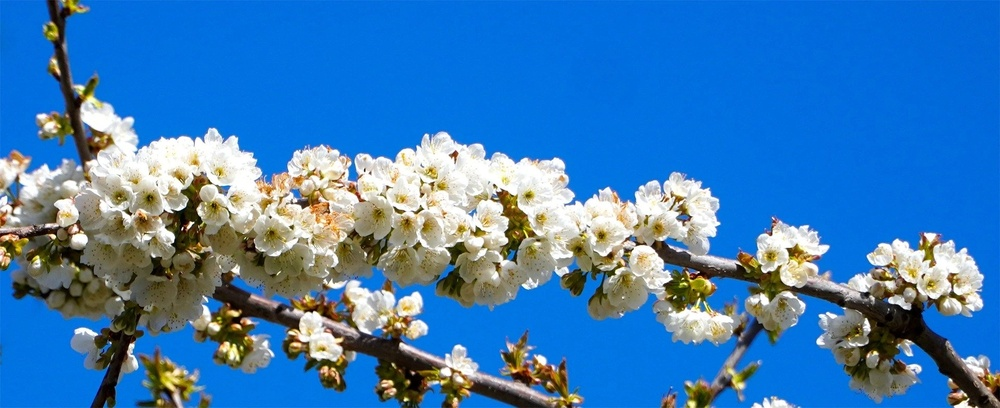
#> input picture OpenCV/Image/cherryblossom.jpg, 1000 x 408 px, shrunk from 1920 x 784 before the run
$ jupyter execute OpenCV35.ipynb
#> lines starting #> are read from the running program, lines starting #| are printed output that depends on the picture
[cell 1]
import cv2

# 35. 트랙 바

[cell 2]
# 트랙 바(Track Bar)
# 트랙 바란 스크롤 바의 하나로, 슬라이더 바의 형태
# 일정 범위 내의 값을 변경할 때 사용
# 적절한 임곗값을 찾거나 변경하기 위해 사용
# OpenCV의 트랙 바는 생성된 윈도우 창에 트랙바를 부착해 사용

[cell 3]
# 콜백 함수(특별한 이벤트 처리X)
def onChange(pos):
    pass

# 원본 이미지, 그레이 스케일
src = cv2.imread("Image/cherryblossom.jpg", cv2.IMREAD_GRAYSCALE)
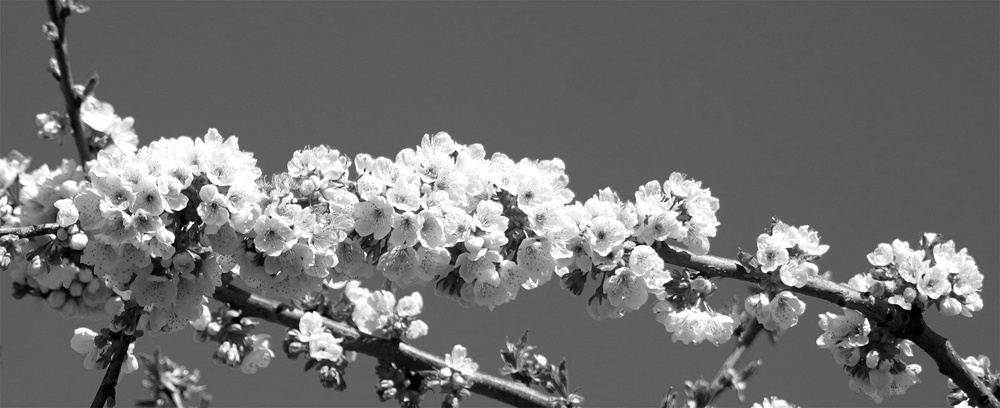
#> src: shape (408, 1000); min 0, max 255, mean 112.6

# 윈도우창 생성(트랙 바 부착 전)
# cv2.namedWindow("윈도우 창 제목") -> "윈도우 창 제목"은 변수와 같은 기능
cv2.namedWindow("Trackbar Windows")

# 트랙 바 생성
# cv2.createTrackbar("트랙 바 이름", "윈도우 창 제목", 최솟값, 최댓값, 콜백 함수)
# 트랙 바 이름: 트랙 바의 명칭, 변수와 같은 기능
# 윈도우 창 제목: 트랙 바를 부착할 윈도우 창
# 최솟값, 최댓값: 트랙 바를 조절할 때 사용할 최소/최대 값

# 콜백 함수: 트랙 바의 바를 조절할 때 위치한 값을 전달
# onChange 함수의 pos는 현재 발생한 트랙 바 값을 반환
# 특별한 이벤트를 처리하지 않는다면, 함수의 반환값에 pass나 return를 사용하거나 lambda 함수로 아무 작업을 하지 않게 적용
cv2.createTrackbar("threshold", "Trackbar Windows", 0, 255, onChange)
cv2.createTrackbar("maxValue", "Trackbar Windows", 0, 255, lambda x : x)

# 트랙 바의 (초기)값을 설정
# cv2.setTrackbarPos("트랙 바 이름", "윈도우 창 제목", 설정값)
cv2.setTrackbarPos("threshold", "Trackbar Windows", 127)
cv2.setTrackbarPos("maxValue", "Trackbar Windows", 255)

# 트랙 바 변화에 의한 화면 갱신

# 1ms마다 이벤트 감지
# 'q'누르면 반복문 종료
while cv2.waitKey(1) != ord('q'):

    # 트랙 바 값 받기
    # cv2.getTrackbarPos("트랙 바 이름", "윈도우 창 제목")
    # 다른 트랙 바 함수와는 다르게 값을 반환함
#> (key q is pressed here)
    thresh = cv2.getTrackbarPos("threshold", "Trackbar Windows")
    maxval = cv2.getTrackbarPos("maxValue", "Trackbar Windows")

    # 반환된 값을 넣어 변경 적용
    _, binary = cv2.threshold(src, thresh, maxval, cv2.THRESH_BINARY)

    cv2.imshow("Trackbar Windows", binary)

cv2.destroyAllWindows()
